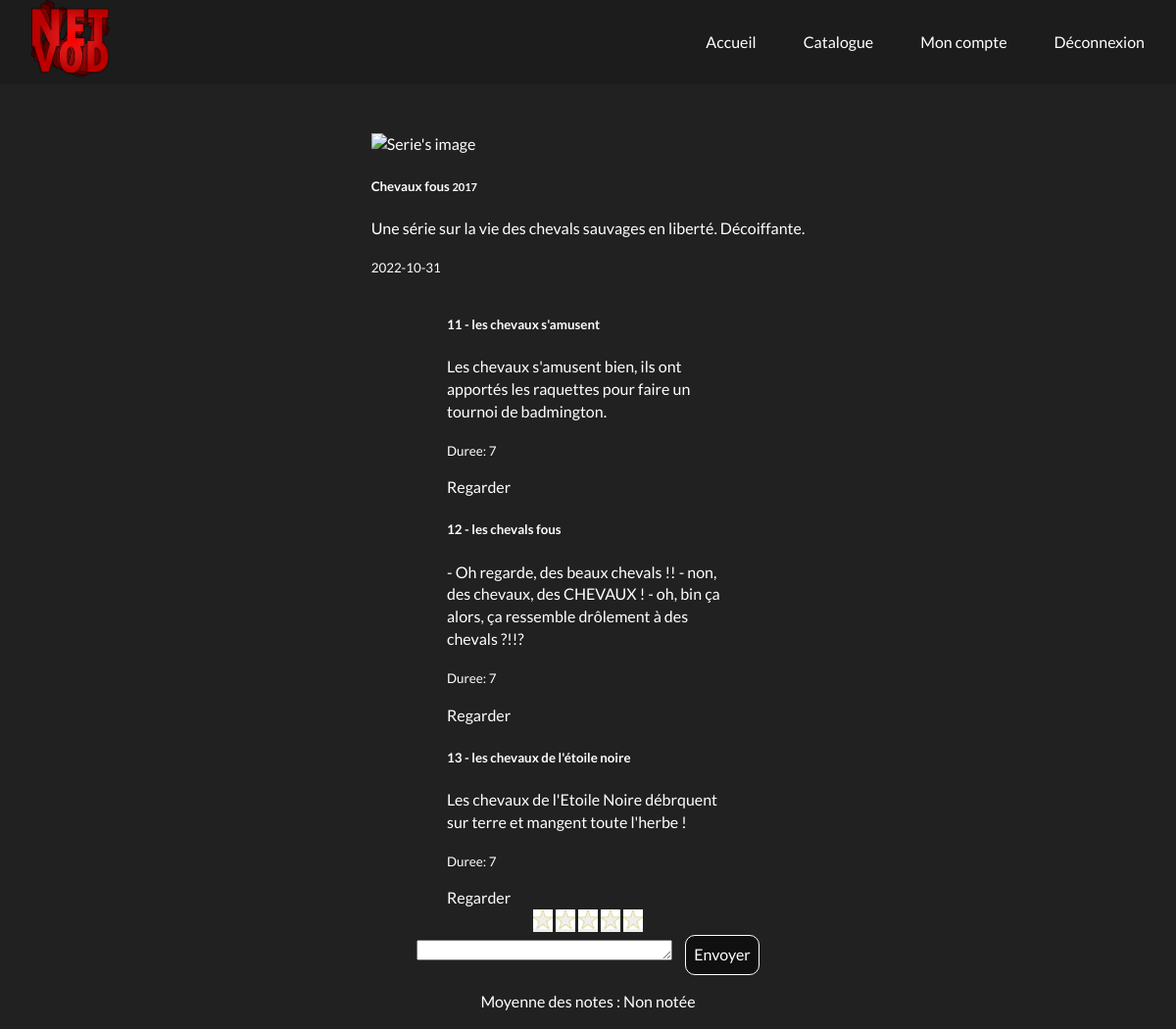
The app's page /?action=display-serie&id=3 (signed in) with its own data.
### tables this page shows
CREATE TABLE `serie` (
  `id` int(11) NOT NULL,
  `titre` varchar(128) NOT NULL,
  `descriptif` text NOT NULL,
  `img` varchar(256) NOT NULL,
  `annee` int(11) NOT NULL,
  `date_ajout` date NOT NULL
);

CREATE TABLE `episode` (
  `id` int(11) NOT NULL,
  `numero` int(11) NOT NULL DEFAULT 1,
  `titre` varchar(128) NOT NULL,
  `resume` text DEFAULT NULL,
  `duree` int(11) NOT NULL DEFAULT 0,
  `file` varchar(256) DEFAULT NULL,
  `serie_id` int(11) DEFAULT NULL
);

### index.php (called while the page is built, shortened)
<?php
$dispatcher = new Dispatcher($_GET['action']);
$dispatcher->run();

### classes/contenu/serie/Serie.php (called while the page is built, shortened)
<?php
class Serie
{
    private int $id;
    public function __construct(int $id, string $titre, string $description="", string $image=null, int $annee=null, string $date_ajout=null){
        $this->id = $id;
        $this->titre = $titre;
        $this->description = $description;
        $this->image = ($image =="") ? "https://img.icons8.com/fluency/512/laptop-play-video.png":$image;
        $this->annee = $annee ?? date("Y");
        $this->date_ajout = $date_ajout ?? date("Y-m-d");
    }
    public function getEpisodes(): array{
        $sql = "SELECT * FROM episode WHERE episode.serie_id = :id";
        $stmt = ConnexionFactory::makeConnection()->prepare($sql);
        $stmt->execute(['id' => $this->id]);
        $result = $stmt->fetchAll();
        $episodes = [];
        foreach($result as $episode){
            $episodes[] = new Episode($episode['id'], $episode['numero'], $episode['titre'], $episode['resume'], $episode['duree'], $episode['file'], $episode['serie_id']);
        }
        return $episodes;
    }
    public function __get(string $name): mixed {
        return (isset($this->$name)) ? $this->$name : throw new InvalidPropertyNameException("Proprietée invalide");
    }
    public static function getSerieFromId(int $id): false|Serie{
        $sql = "SELECT * FROM serie WHERE id = :id";
        $stmt = ConnexionFactory::makeConnection()->prepare($sql);
        $stmt->execute(['id' => $id]);
        $result = $stmt->fetch();
        if (!$result) {
            return false;
        } else {
            return new Serie($result["id"], $result['titre'], $result['descriptif'], $result['img'], $result['annee'], $result['date_ajout']);
        }
    }
}

### classes/db/ConnexionFactory.php (called while the page is built, shortened)
<?php
class ConnexionFactory{
    public static $db = null;
    public static $config =[];
    public static function setConfig($iniFile): void{
        self::$config = parse_ini_file($iniFile);
    }
    public static function makeConnection(): ?PDO
    {
        if(self::$db === null){
            $dsn = self::$config['driver'].
                ':host='.self::$config['host'].
                ';dbname='.self::$config['dataBase'];
            self::$db = new PDO($dsn, self::$config['username'], self::$config['password'],[
                PDO::ATTR_PERSISTENT => true,
                PDO::ATTR_ERRMODE => PDO::ERRMODE_EXCEPTION,
                PDO::ATTR_EMULATE_PREPARES => false,
                PDO::ATTR_STRINGIFY_FETCHES => false,
            ]);
            self::$db->prepare("SET NAMES 'utf8'")->execute();
        }
        return self::$db;
    }
}

### classes/contenu/serie/episode/Episode.php (called while the page is built, shortened)
<?php
class Episode
{
    public function __construct(int $id, int $numero, string $titre, string $resume, int $duree, string $file, int $serie_id)
    {
        $this->id = $id;
        $this->titre = $titre;
        $this->resume = $resume;
        $this->duree = $duree;
    }
    public function __get(string $name): mixed {
        return (isset($this->$name)) ? $this->$name : throw new InvalidPropertyNameException("Proprietée invalide");
    }
}

### classes/renderer/EpisodeRenderer.php (the view, shortened to what this page needs)
<?php
class EpisodeRenderer implements Renderer
{
    private Episode $episode;
    public function __construct(Episode $episode)
    {
        $this->episode = $episode;
    }
    public function render(int $selector): string
    {
        return ($selector == Renderer::COMPACT) ? $this->rendererCompact(): $this->rendererLong();
    }
    protected function rendererCompact(): string
    {
        return '
        <div class="card" style="width: 18rem;">
          <div class="card-body">
            <h5 class="card-title">'.$this->episode->id.' - '.$this->episode->titre.'</h5>
            <p class="card-text">'.$this->episode->resume.'</p>
            <p class="card-text"><small class="text-muted">Duree: '.$this->episode->duree.'</small></p>
            <a href="?action=display-episode-details&id='.$this->episode->id.'" class="btn btn-primary">Regarder</a>
          </div>
        </div>
        ';
    }
}

### classes/renderer/SerieRenderer.php (shortened to what this page needs)
<?php
class SerieRenderer implements Renderer
{
    private Serie $serie;
    public function __construct(Serie $serie)
    {
        $this->serie = $serie;
    }
    private function renderLong(): string{
        $html = '
        <div class="card">
          <img src="'.$this->serie->image.'" class="card-img" style="width: 10rem;" alt="Serie\'s image">
          <div class="card-img-overlay">
            <h5 class="card-title">'.$this->serie->titre.' <small>'.$this->serie->annee.'</small></h5>
            <p class="card-text">'.$this->serie->description.'</p>
            <p class="card-text"><small>'.$this->serie->date_ajout.'</small></p>
          </div>
        </div>
        <div class="card-group">
        ';
        $episodes = $this->serie->getEpisodes();
        foreach($episodes as $episode){
            $renderer = new EpisodeRenderer($episode);
            $html .= $renderer->render(Renderer::COMPACT);
        }
        $html .= '</div>';
        return $html;
    }
    public function render(int $selector): string
    {
        return ($selector === Renderer::COMPACT) ? $this->renderCompact() : $this->renderLong();
    }
}

### css/style.css (style rules this page uses)
body { height: auto; width: 100%; display: flex; flex-direction: column; justify-content: center; align-items: center; background-color: #212121; color: #ffffff; font-family: 'Lato', sans-serif; font-size: 1em; line-height: 1.42857143; margin: 0; }
a { color: #ffffff; text-decoration: none; }

### records on screen
serie: titre "Chevaux fous", annee "2017", descriptif "Une série sur la vie des chevals sauvages en liberté. Décoiffante.", date_ajout "2022-10-31"
episode: id "11", titre "les chevaux s'amusent", resume "Les chevaux s'amusent bien, ils ont apportés les raquettes pour faire un tournoi de badmington.", duree "7"
episode: id "12", titre "les chevals fous", resume "- Oh regarde, des beaux chevals !! - non, des chevaux, des CHEVAUX ! - oh, bin ça alors, ça ressemble drôlement à des chevals ?!!?", duree "7"
episode: id "13", titre "les chevaux de l'étoile noire", resume "Les chevaux de l'Etoile Noire débrquent sur terre et mangent toute l'herbe !", duree "7"

### other values on screen
$serie->getNoteMoyenne() "Non notée"
